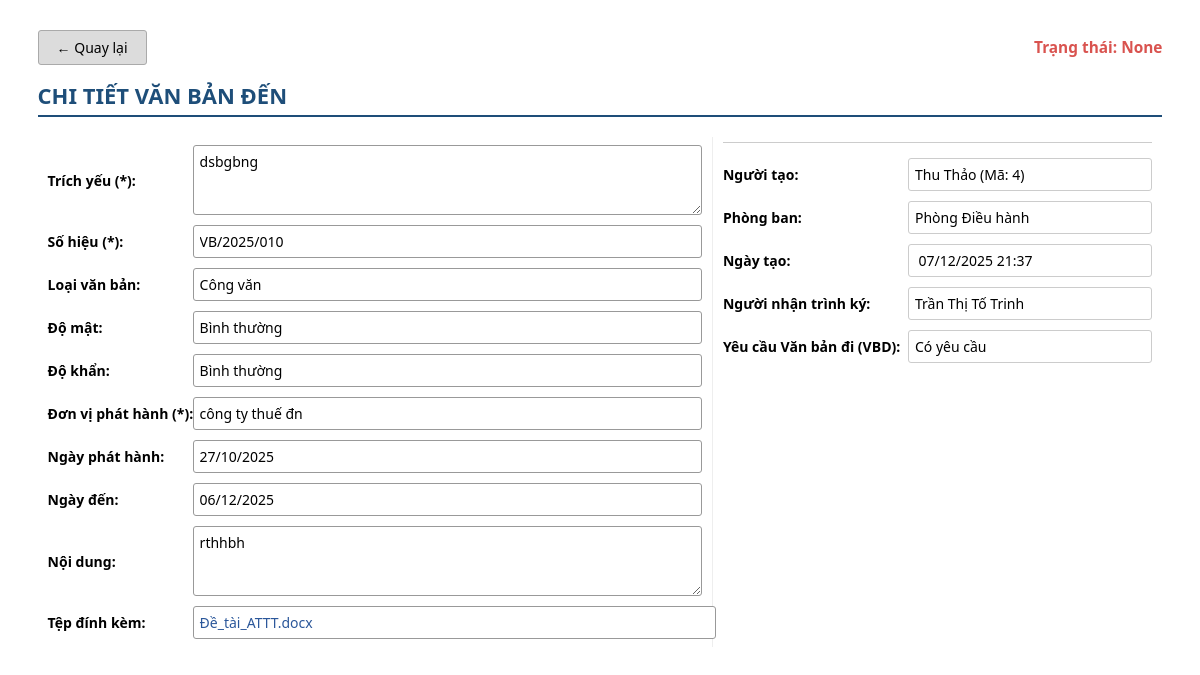
Page /vanbanden/10/ (signed in) on the earlier database version.
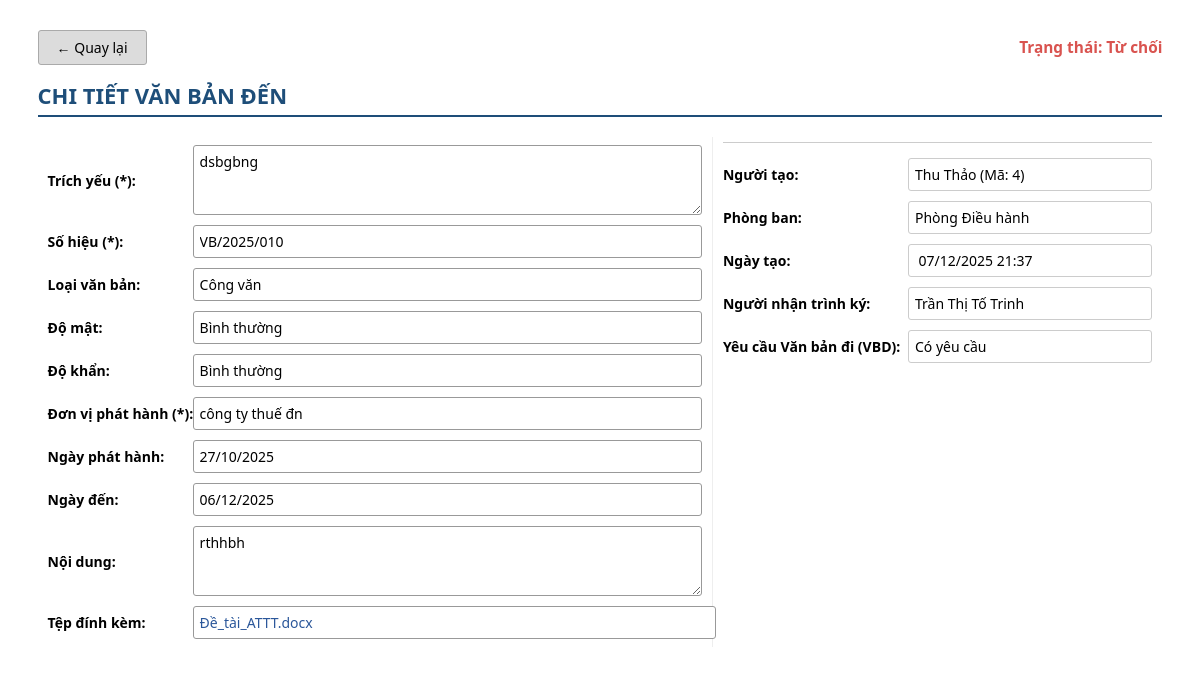
Same page on the later database version.
### QLVB/models.py (models this page shows, shortened)
class VanBanDen(models.Model):
    SoHieu = models.CharField("Số hiệu", max_length=100)
    TrichYeu = models.CharField("Trích yếu", max_length=250)
    LoaiVBDen = models.CharField("Loại văn bản", max_length=100)
    DonViPhatHanh = models.CharField("Đơn vị phát hành", max_length=250)
    NgayBanHanh = models.DateTimeField("Ngày ban hành", null=True, blank=True)
    NgayDen = models.DateTimeField("Ngày đến", null=True, blank=True)
    NoiDung = models.CharField("Nội dung tóm tắt", max_length=500, null=True, blank=True)
    DoKhan = models.CharField(max_length=20, choices=DOKHAN_CHOICES, default='BINH THUONG')
    DoMat = models.CharField(max_length=20, choices=DOMAT_CHOICES, default='BINH THUONG')
    TrangThai = models.CharField("Trạng thái", max_length=50, null=True, blank=True, default='Chờ xét duyệt')
    FileDinhKem = models.FileField(upload_to='vanbanden/', blank=True, null=True)
    MaNhanVien = models.ForeignKey(settings.AUTH_USER_MODEL, on_delete=models.CASCADE,verbose_name="Người tiếp nhận")
    MaPhongBan = models.ForeignKey(PhongBan, on_delete=models.CASCADE,verbose_name="Phòng ban")
    NgayTao = models.DateTimeField(auto_now_add=True)
    YeuCauVBDi = models.IntegerField(choices=[(0, 'Không yêu cầu'), (1, 'Có yêu cầu')], default=0)
    NguoiNhanTrinhKy = models.ForeignKey(
        settings.AUTH_USER_MODEL,
        on_delete=models.CASCADE,
        null=True,
        blank=True,
        related_name='vanbanden_trinhky',
        verbose_name='Người Nhận Trình Ký'
    )
    class Meta:
        verbose_name = "Văn bản đến"
        verbose_name_plural = "Văn bản đến"
        permissions = [
            ("tao_vanbanden", "Tạo văn bản đến"),
            ("sua_vanbanden", "Sửa văn bản đến"),
            ("xemchitiet_vanbanden", "Xem chi tiết văn bản đến"),
            ("xemdanhsach_vanbanden", "Xem danh sách văn bản đến"),
            ("phancong_vanbanden", "Phân công nhân viên (văn bản đến)"),
            ("xetduyet_vanbanden", "Xét duyệt văn bản đến"),
            ("capnhat_trangthai_cv_vbden", "Cập nhật trạng thái công việc"),
            ("xem_nhatky_vanbanden", "Xem nhật ký hoạt động văn bản đến"),
        ]

class PhongBan(models.Model):
    TenPhongBan = models.CharField(max_length=100, unique=True)
    Email = models.EmailField(unique=True)
    class Meta:
        verbose_name = "Phòng ban"
        verbose_name_plural = "Phòng ban"

### accounts/models.py (models this page shows, shortened)
class User(AbstractUser):
    ho_ten = models.CharField("Họ tên", max_length=100, blank=True, null=True)
    sdt = models.CharField("Số điện thoại", max_length=15, blank=True, null=True)
    email = models.EmailField("Email", unique=True, blank=True, default='')
    VAITRO_CHOICES = [
        ('NV', 'Nhân Viên'), ('QL', 'Quản Lý'),
        ('VT', 'Văn Thư'), ('TP', 'Trưởng Phòng'),
    ]
    vai_tro = models.CharField("Vai trò", max_length=2, choices=VAITRO_CHOICES, blank=True, null=True)
    ma_phong_ban = models.ForeignKey(
        'QLVB.PhongBan',  # ← Đổi thành chuỗi 'app_label.ModelName'
        on_delete=models.SET_NULL,
        null=True,
        blank=True,
        related_name='nhan_viens',
        verbose_name="Phòng ban"
    )
    class Meta:
        verbose_name = "Nhân viên"
        verbose_name_plural = "Nhân viên"  # đã bỏ dấu chấm thừa

### QLVB/views.py (the view)
# urls.py: path('vanbanden/<int:vb_id>/', views.chi_tiet_vb_den, name='chi_tiet_vb_den'),
@login_required
@permission_required('QLVB.xemchitiet_vanbanden', raise_exception=True)
def chi_tiet_vb_den(request, vb_id):
    vb = get_object_or_404(VanBanDen, id=vb_id)
    user = request.user
    if not user.is_authenticated:
        return HttpResponseForbidden("Bạn không có quyền truy cập.")
    vai_tro = (getattr(user, "vai_tro", "") or "").strip().upper()
    trang_thai_raw = getattr(vb, "TrangThai", "") or ""
    trang_thai = trang_thai_raw.strip()
    try:
        trang_thai_display = vb.get_TrangThai_display()
    except Exception:
        trang_thai_display = trang_thai_raw
    if trang_thai == "Chờ xét duyệt" or trang_thai_display == "Chờ xét duyệt":
        if vai_tro == "VT":
            pass
        if vai_tro == "QL":
            return redirect("xet_duyet_vb_den", vb_id=vb.id)
    elif trang_thai == "Chờ xác nhận" or trang_thai_display == "Chờ xác nhận":
        if vai_tro == "NV":
            return redirect("xac_nhan_phan_cong_vbden", vb_id=vb.id)
    elif trang_thai == "Đang xử lý" or trang_thai_display == "Đang xử lý":
        if vai_tro == "NV":
            return redirect("bao_cao_vbden", vb_id=vb.id)
    is_editable = False
    if getattr(user, "id", None) == getattr(vb.MaNhanVien, "id", None) and (trang_thai != "Hoàn thành" and trang_thai_display != "Hoàn thành"):
        is_editable = True
    context = {
        "vb": vb,
        "is_editable": is_editable,
    }
    return render(request, "vanbanden/chi_tiet_vb_den.html", context)

### QLVB/views.py (called while the page is built)
def global_notifications(request):
    now = timezone.now()
    start_of_week = now - timedelta(days=now.weekday())
    today_notifications = ThongBao.objects.filter(NgayTao__date=now.date())
    week_notifications = ThongBao.objects.filter(NgayTao__gte=start_of_week, NgayTao__lt=now.date())
    old_notifications = ThongBao.objects.filter(NgayTao__lt=start_of_week)
    notification_count = ThongBao.objects.count()
    return {
        'today_notifications': today_notifications,
        'week_notifications': week_notifications,
        'old_notifications': old_notifications,
        'notification_count': notification_count
    }

### QLVB/templates/vanbanden/chi_tiet_vb_den.html (shortened to what this page needs)
{% block content %}
<div class="container">
    <div class="header-buttons">
        <div>
            <a class="btn-gray" href="{% url 'danh_sach_van_ban_den' %}">
                ← Quay lại
            </a>
        </div>
        <div style="font-size: 1.1em; font-weight: bold; color: #d9534f;">
            Trạng thái: {{ vb.TrangThai }}
        </div>
    </div>
    <div class="title d-flex justify-content-between align-items-center">
        <span>CHI TIẾT VĂN BẢN ĐẾN</span>
    </div>
    <table>
        <tr style="vertical-align: top;">
            <td style="width: 60%;">
                <div class="left-column-fields">
                    <label>Trích yếu (*):</label>
                    <textarea readonly>{{ vb.TrichYeu }}</textarea>
                    <label>Số hiệu (*):</label>
                    <input type="text" readonly value="{{ vb.SoHieu }}">
                    <label>Loại văn bản:</label>
                    <input type="text" readonly value="{{ vb.LoaiVBDen }}">
                    <label>Độ mật:</label>
                    <input type="text" readonly value="{{ vb.get_DoMat_display }}">
                    <label>Độ khẩn:</label>
                    <input type="text" readonly value="{{ vb.get_DoKhan_display }}">
                    <label>Đơn vị phát hành (*):</label>
                    <input type="text" readonly value="{{ vb.DonViPhatHanh }}">
                    <label>Ngày phát hành:</label>
                    <input type="text" readonly value="{{ vb.NgayBanHanh|date:'d/m/Y' }}">
                    <label>Ngày đến:</label>
                    <input type="text" readonly value="{{ vb.NgayDen|date:'d/m/Y' }}">
                    <label>Nội dung:</label>
                    <textarea readonly>{{ vb.NoiDung }}</textarea>
                    <label>Tệp đính kèm:</label>
                    <div> {% if vb.FileDinhKem %}
                        <div class="file-display-box">
                            <a href="{{ vb.FileDinhKem.url }}" target="_blank">
                                {{ vb.FileDinhKem.name|cut:"documents/"|cut:"vanbanden/" }}
                            </a>
                        </div>
                        {% else %}
                        <input type="text" readonly value="Không có tệp đính kèm">
                        {% endif %}
                    </div>
                </div>
            </td>
            <td style="width: 45%; border-left: 1px solid #eee;" class="right-column-wrapper">
                <div class="right-column-fields">
                    <span class="field-label"
                          style="grid-column: 1 / span 2; border-bottom: 1px solid #ccc; padding-bottom: 5px; margin-bottom: 5px;"></span>
                    <label>Người tạo:</label>
                    <input type="text" readonly
                           value="{% with creator=vb.MaNhanVien %}{{ creator.ho_ten|default:creator.username }} (Mã: {{ creator.id }}){% endwith %}">
                    <label>Phòng ban:</label>
                    <input type="text" readonly value="{{ vb.MaPhongBan.TenPhongBan }}">
                    <label>Ngày tạo:</label>
                    <input type="text" readonly value="{{ vb.NgayTao|date:" d/m/Y H:i" }}">
                    {% if vb.NguoiNhanTrinhKy %}
                    <label>Người nhận trình ký:</label>
                    <input type="text" readonly value="{{ vb.NguoiNhanTrinhKy.ho_ten }}">
                    {% else %}
                    <label>Người nhận trình ký:</label>
                    <input type="text" readonly value="None">
                    {% endif %}
                    <label>Yêu cầu Văn bản đi (VBD):</label>
                    <input type="text" readonly value="{{ vb.get_YeuCauVBDi_display }}">
                </div>
            </td>
        </tr>
    </table>
</div>
{% endblock %}

Differences in the rows shown:
changed VanBanDen "Đề_tài_ATTT.docx": TrangThai "None" → "Từ chối"
